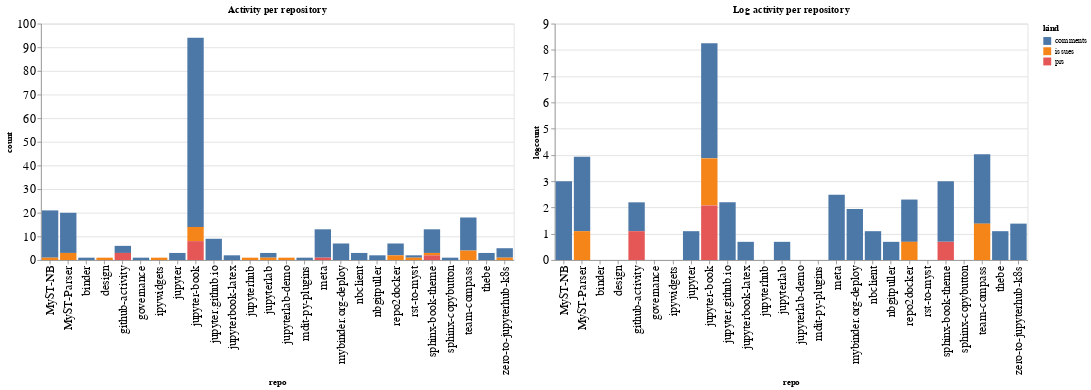

Notebook cell for this chart:
### Code cell
ch1 = alt.Chart(repo_summaries, width=600, title="Activity per repository").mark_bar().encode(
    x='repo',
    y='count',
    color='kind',
    tooltip="kind"
)

ch2 = alt.Chart(repo_summaries, width=600, title="Log activity per repository").mark_bar().encode(
    x='repo',
    y='logcount',
    color='kind',
    tooltip="kind"
)

ch1 | ch2

### Figure 1 — Vega-Lite specification as saved in the notebook (floating-point values rounded to 4 significant figures)
{"config": {"axisLeft": {"labelFontSize": 15}, "axisBottom": {"labelFontSize": 15}}, "hconcat": [{"mark": "bar", "encoding": {"color": {"type": "nominal", "field": "kind"}, "tooltip": {"type": "nominal", "field": "kind"}, "x": {"type": "nominal", "field": "repo"}, "y": {"type": "quantitative", "field": "count"}}, "title": "Activity per repository", "width": 600}, {"mark": "bar", "encoding": {"color": {"type": "nominal", "field": "kind"}, "tooltip": {"type": "nominal", "field": "kind"}, "x": {"type": "nominal", "field": "repo"}, "y": {"type": "quantitative", "field": "logcount"}}, "title": "Log activity per repository", "width": 600}], "data": {"name": "data-d100576697bf7c9e3ce85ad57470a1d4"}, "$schema": "https://vega.github.io/schema/vega-lite/v4.8.1.json", "datasets": {"data-d100576697bf7c9e3ce85ad57470a1d4": [{"repo": "MyST-NB", "kind": "comments", "count": 20, "logcount": 2.996}, {"repo": "MyST-NB", "kind": "issues", "count": 1, "logcount": 0.0}, {"repo": "MyST-Parser", "kind": "comments", "count": 17, "logcount": 2.833}, {"repo": "MyST-Parser", "kind": "issues", "count": 3, "logcount": 1.099}, {"repo": "binder", "kind": "comments", "count": 1, "logcount": 0.0}, {"repo": "design", "kind": "issues", "count": 1, "logcount": 0.0}, {"repo": "github-activity", "kind": "comments", "count": 3, "logcount": 1.099}, {"repo": "github-activity", "kind": "prs", "count": 3, "logcount": 1.099}, {"repo": "governance", "kind": "comments", "count": 1, "logcount": 0.0}, {"repo": "ipywidgets", "kind": "issues", "count": 1, "logcount": 0.0}, {"repo": "jupyter", "kind": "comments", "count": 3, "logcount": 1.099}, {"repo": "jupyter-book", "kind": "comments", "count": 80, "logcount": 4.382}, {"repo": "jupyter-book", "kind": "issues", "count": 6, "logcount": 1.792}, {"repo": "jupyter-book", "kind": "prs", "count": 8, "logcount": 2.079}, {"repo": "jupyter.github.io", "kind": "comments", "count": 9, "logcount": 2.197}, {"repo": "jupyterbook-latex", "kind": "comments", "count": 2, "logcount": 0.6931}, {"repo": "jupyterhub", "kind": "issues", "count": 1, "logcount": 0.0}, {"repo": "jupyterlab", "kind": "comments", "count": 2, "logcount": 0.6931}, {"repo": "jupyterlab", "kind": "issues", "count": 1, "logcount": 0.0}, {"repo": "jupyterlab-demo", "kind": "issues", "count": 1, "logcount": 0.0}, {"repo": "mdit-py-plugins", "kind": "comments", "count": 1, "logcount": 0.0}, {"repo": "meta", "kind": "comments", "count": 12, "logcount": 2.485}, {"repo": "meta", "kind": "prs", "count": 1, "logcount": 0.0}, {"repo": "mybinder.org-deploy", "kind": "comments", "count": 7, "logcount": 1.946}, {"repo": "nbclient", "kind": "comments", "count": 3, "logcount": 1.099}, {"repo": "nbgitpuller", "kind": "comments", "count": 2, "logcount": 0.6931}, {"repo": "repo2docker", "kind": "comments", "count": 5, "logcount": 1.609}, {"repo": "repo2docker", "kind": "issues", "count": 2, "logcount": 0.6931}, {"repo": "rst-to-myst", "kind": "comments", "count": 1, "logcount": 0.0}, {"repo": "rst-to-myst", "kind": "issues", "count": 1, "logcount": 0.0}, {"repo": "sphinx-book-theme", "kind": "comments", "count": 10, "logcount": 2.303}, {"repo": "sphinx-book-theme", "kind": "issues", "count": 1, "logcount": 0.0}, {"repo": "sphinx-book-theme", "kind": "prs", "count": 2, "logcount": 0.6931}, {"repo": "sphinx-copybutton", "kind": "comments", "count": 1, "logcount": 0.0}, {"repo": "team-compass", "kind": "comments", "count": 14, "logcount": 2.639}, {"repo": "team-compass", "kind": "issues", "count": 4, "logcount": 1.386}, {"repo": "thebe", "kind": "comments", "count": 3, "logcount": 1.099}, {"repo": "zero-to-jupyterhub-k8s", "kind": "comments", "count": 4, "logcount": 1.386}, {"repo": "zero-to-jupyterhub-k8s", "kind": "issues", "count": 1, "logcount": 0.0}]}}
